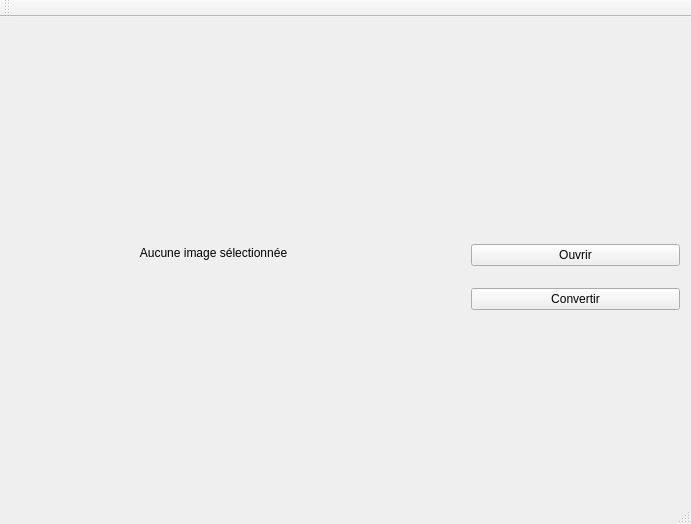
<?xml version="1.0" encoding="UTF-8"?>
<ui version="4.0">
 <class>MainWindow</class>
 <widget class="QMainWindow" name="MainWindow">
  <property name="geometry">
   <rect>
    <x>0</x>
    <y>0</y>
    <width>691</width>
    <height>524</height>
   </rect>
  </property>
  <property name="windowTitle">
   <string>MainWindow</string>
  </property>
  <widget class="QWidget" name="centralWidget">
   <widget class="QLabel" name="emplacementImage">
    <property name="geometry">
     <rect>
      <x>-2</x>
      <y>5</y>
      <width>431</width>
      <height>461</height>
     </rect>
    </property>
    <property name="text">
     <string>Aucune image sélectionnée</string>
    </property>
    <property name="textFormat">
     <enum>Qt::PlainText</enum>
    </property>
    <property name="alignment">
     <set>Qt::AlignCenter</set>
    </property>
   </widget>
   <widget class="QWidget" name="verticalLayoutWidget">
    <property name="geometry">
     <rect>
      <x>460</x>
      <y>200</y>
      <width>231</width>
      <height>121</height>
     </rect>
    </property>
    <layout class="QVBoxLayout" name="verticalLayout">
     <item>
      <widget class="QPushButton" name="ouvrir">
       <property name="text">
        <string>Ouvrir</string>
       </property>
      </widget>
     </item>
     <item>
      <widget class="QPushButton" name="convertir">
       <property name="text">
        <string>Convertir</string>
       </property>
      </widget>
     </item>
    </layout>
   </widget>
  </widget>
  <widget class="QMenuBar" name="menuBar">
   <property name="geometry">
    <rect>
     <x>0</x>
     <y>0</y>
     <width>691</width>
     <height>22</height>
    </rect>
   </property>
  </widget>
  <widget class="QToolBar" name="mainToolBar">
   <attribute name="toolBarArea">
    <enum>TopToolBarArea</enum>
   </attribute>
   <attribute name="toolBarBreak">
    <bool>false</bool>
   </attribute>
  </widget>
  <widget class="QStatusBar" name="statusBar"/>
 </widget>
 <layoutdefault spacing="6" margin="11"/>
 <resources/>
 <connections/>
</ui>
